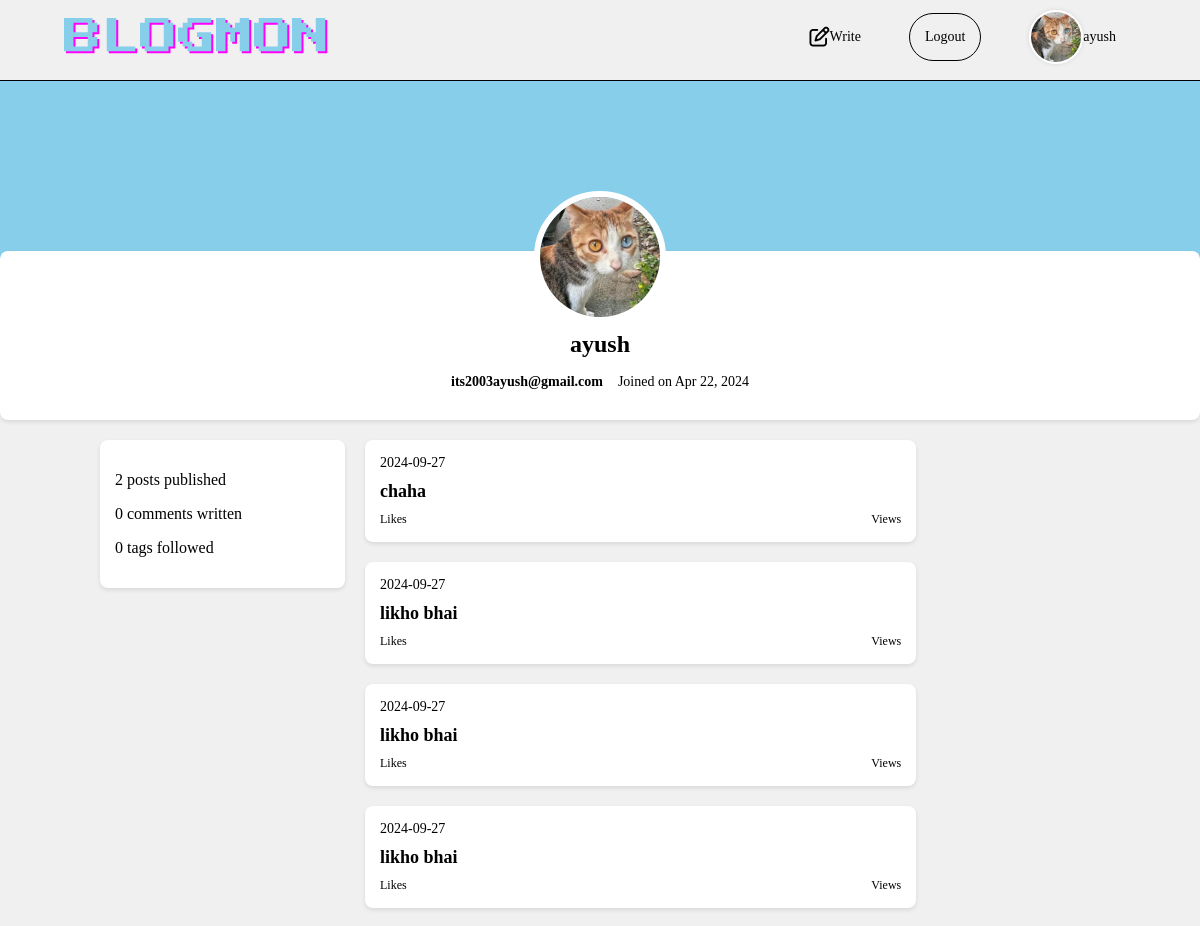
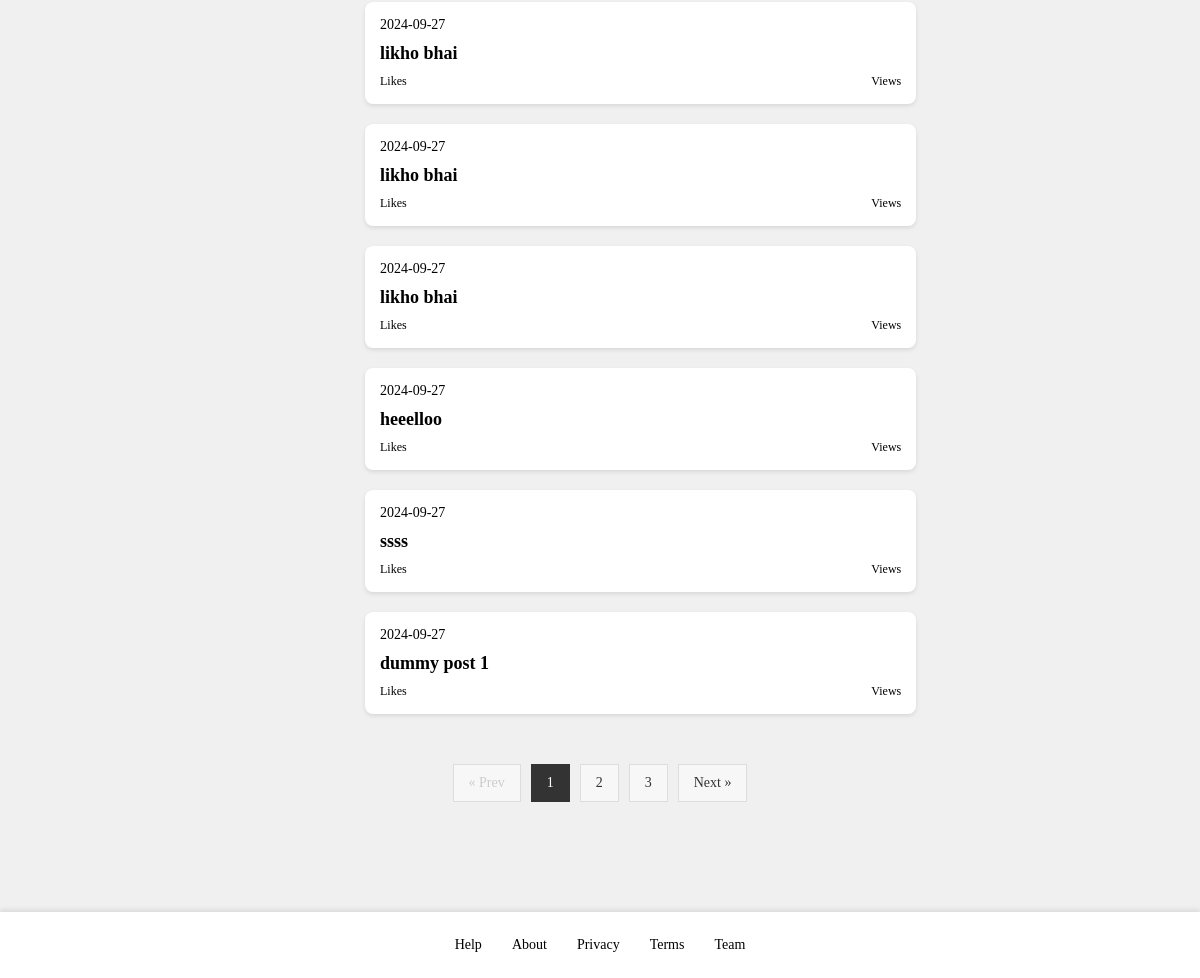
Screenshot of /user/ayush (signed in) with the database file from the repository (2 pictures, top to bottom).
### blogmon/models.py (models this page shows, shortened)
class User(db.Model, UserMixin):
    id = db.Column(db.Integer, primary_key=True)
    username = db.Column(db.String(20), unique=True, nullable=False)
    email = db.Column(db.String(30), unique=True, nullable=False)
    password = db.Column(db.String(60), nullable=False)
    date_joined = db.Column(db.DateTime, default=func.now())
    image_file = db.Column(db.String(20), nullable=False, default='default.jpg')
    posts = db.relationship('Post', backref='author', lazy=True)

class Post(db.Model):
    id = db.Column(db.Integer, primary_key=True)
    title = db.Column(db.String(100), nullable=False)
    date_posted = db.Column(db.DateTime, default=func.now())
    content = db.Column(db.Text, nullable=False)
    user_id = db.Column(db.Integer, db.ForeignKey('user.id'), nullable=False)

### blogmon/users/routes.py (the view)
@users.route("/user/<string:username>")
@login_required
def user_profile(username):
    page = request.args.get('page', 1, type=int)
    user = User.query.filter_by(username=username).first_or_404()
    posts = Post.query.filter_by(author=user)\
        .order_by(Post.date_posted.desc())\
        .paginate(page=page, per_page=10)
    image_file = url_for('static', filename='profile_imgs/' + user.image_file)
    return render_template('user_profile.html', posts=posts, user=user, title=user.username, image_file=image_file)

### blogmon/models.py (called while the page is built)
@login_manager.user_loader
def load_user(user_id):
    return User.query.get(int(user_id))

### blogmon/templates/user_profile.html (shortened to what this page needs)
{% extends "base.html" %}
{% block content %}
<div class="profile-card">
    <div class="profile-content">
        <img src="{{ image_file }}" alt="Profile Picture" class="profile-picture">
        <h1 class="username">{{ user.username }}</h1>
        <div class="join-info">
            <span><strong>{{ user.email }}</strong></span>
            <span>Joined on Apr 22, 2024</span>
        </div>
    </div>
</div>
<div class="main-content-wrapper">
    <div class="main-content">
        <div class="sidebar">
            <div class="card">
                <p>2 posts published</p>
                <p>0 comments written</p>
                <p>0 tags followed</p>
            </div>
        </div>
        <div class="content-wrapper">
            <div class="posts-section">
                {% for post in posts.items %}
                    <div class="post">
                        <a href="{{ url_for('posts.post', post_id=post.id)}}">
                            <div class="post-header">
                                <div class="post-info">
                                    <div>{{ post.date_posted.strftime('%Y-%m-%d') }}</div>
                                </div>
                            </div>
                            <h3 class="post-title">{{ post.title }}</h3>
                            <div class="post-footer">
                                <span class="comments">{{ post.likes }}Likes</span>
                                <span class="comments">{{ post.views }} Views</span>
                            </div>
                        </a>
                    </div>
                {% endfor %}
            </div>
        </div>
    </div>
    <div class="pagination-container">
        {% if posts.has_prev %}
            <a href="{{ url_for('users.user_profile', username=user.username, page=posts.prev_num) }}" class="pagination-link">&laquo; Prev</a>
        {% else %}
            <span class="pagination-link disabled">&laquo; Prev</span>
        {% endif %}
        {% for page_num in posts.iter_pages(left_edge=1, right_edge=1, left_current=2, right_current=2) %}
            {% if page_num %}
                <a href="{{ url_for('users.user_profile', username=user.username, page=page_num) }}" class="pagination-link {% if page_num == posts.page %}active{% endif %}">
                    {{ page_num }}
                </a>
            {% else %}
                <span class="pagination-link disabled">...</span>
            {% endif %}
        {% endfor %}
        {% if posts.has_next %}
            <a href="{{ url_for('users.user_profile', username=user.username, page=posts.next_num) }}" class="pagination-link">Next &raquo;</a>
        {% else %}
            <span class="pagination-link disabled">Next &raquo;</span>
        {% endif %}
    </div>
</div>
{% endblock content %}

### blogmon/templates/base.html (shortened to what this page needs)
<!DOCTYPE html>
<html lang="en">
<head>
    <link rel="stylesheet" href="{{ url_for('static', filename='main.css') }}">
    <link rel="stylesheet" href="https://cdnjs.cloudflare.com/ajax/libs/font-awesome/6.6.0/css/all.min.css">
</head>
<body>
    <div class="container">
        <header>
            <div class="navbar">
                <div class="navbar-title">
                    <a href="{{ url_for('main.feed')}}" class="navbar-link">BLOGMON</a>
                </div>
                <div class="navbar-right">
                    <a href="{{ url_for('posts.create_post')}}" class="navbar-link">
                        <i style="font-size:20px;" class="fa-regular fa-pen-to-square"></i>
                        Write
                    </a>
                    {% if current_user.is_authenticated %}
                        <a id="logout-button-style" href="{{ url_for('users.logout')}}" class="navbar-link">Logout</a>
                        <a href="{{ url_for('users.profile')}}" class="navbar-link">
                            <img src="{{ url_for('static', filename='profile_imgs/' + current_user.image_file) }}" alt="Profile" class="navbar-profile-pic">
                        {{ current_user.username }}</a>
                    {% else %}
                        <a id="logout-button-style" href="{{ url_for('users.login')}}" class="navbar-link">Login</a>
                        <a id="logout-button-style" href="{{ url_for('users.register')}}" class="navbar-link">Register</a>
                    {% endif %}
                </div>
            </div>
        </header>
    </div>
        <main>
            {% block content %}{% endblock content %}
        </main>
    <footer>
        <div class="footerr">
            <a href="#" class="footerr-link">Help</a>
            <a href="#" class="footerr-link">About</a>
            <a href="#" class="footerr-link">Privacy</a>
            <a href="#" class="footerr-link">Terms</a>
            <a href="#" class="footerr-link">Team</a>
        </div>
    </footer>
</body>
</html>

### blogmon/static/main.css (style rules this page uses)
.navbar { display: flex; justify-content: space-between; align-items: center; width: 100%; padding: 10px 0; position: fixed; top: 0; left: 0; z-index: 999; font-family: 'Times New Roman', Times, serif; position: fixed; z-index: 100; width: 100%; }
.navbar-right { display: flex; justify-content: flex-end; margin-right: 60px; align-items: center; }
.navbar-title { justify-content: flex-start; font-family:'Press Start 2P', cursive; text-shadow: 2px 2px #ff00ff; flex: 1; margin-left: 40px; }
.navbar-title a { font-size: 38px; color: #87CEEB; }
.navbar-link { display: flex; align-items: center; color: black; text-decoration: none; margin: 0 24px; font-size: 14px; transition: color 0.3s, text-shadow 0.3s; }
#logout-button-style { border-radius: 1386px; border: solid black 1px; box-shadow: none; color: black; padding: 15px; }
.footerr { font-family: 'Times New Roman', Times, serif; display: flex; justify-content: center; width: 100%; padding: 25px 0; background-color: white; box-shadow: 0 -2px 5px rgba(0, 0, 0, 0.1); }
main { flex-grow: 1; }
.footerr-link { color: black; text-decoration: none; margin: 0 15px; font-size: 14px; transition: color 0.3s, text-shadow 0.3s; }
html, body { height: 100%; margin: 0; }
body { display: flex; flex-direction: column; }
.navbar-profile-pic { width: 50px; height: 50px; border-radius: 50%; object-fit: cover; border: 2px solid white; box-shadow: 0px 0px 5px rgba(0, 0, 0, 0.1); transition: transform 0.3s ease; }

### blogmon/templates/user_profile.html (style rules this page uses)
body { margin: 0; padding: 0; background-color: #f0f0f0; }
.profile-card { background-color: white; border-radius: 8px; box-shadow: 0 2px 4px rgba(0, 0, 0, 0.1); width: 100%; max-width: 1200px; margin: -70px auto 20px; position: relative; overflow: visible; }
.profile-content { padding: 20px; text-align: center; }
.profile-picture { width: 120px; height: 120px; border-radius: 50%; object-fit: cover; position: absolute; top: -60px; left: 50%; transform: translateX(-50%); border: 6px solid white; }
.content-wrapper { width: 75%; display: flex; flex-direction: column; }
.posts-section { width: 100%; }
.username { margin-top: 60px; font-size: 24px; font-weight: bold; }
.join-info { display: flex; justify-content: center; align-items: center; gap: 15px; margin: 10px 0; font-size: 14px; }
.join-info span { color: black; }
.main-content-wrapper { max-width: 1000px; margin: 0 auto; display: flex; flex-direction: column; }
.main-content { display: flex; gap: 20px; }
.sidebar { width: 25%; }
.card { background-color: white; padding: 15px; border-radius: 8px; margin-bottom: 20px; box-shadow: 0 2px 4px rgba(0, 0, 0, 0.1); }
.posts-section { width: 75%; }
.post { background-color: white; padding: 15px; border-radius: 8px; margin-bottom: 20px; box-shadow: 0 2px 4px rgba(0, 0, 0, 0.1); }
.post a { text-decoration: none; color: black; }
.post-header { display: flex; align-items: center; gap: 10px; margin-bottom: 10px; }
.post-info { font-size: 14px; }
.post-title { font-size: 18px; margin: 5px 0; }
.post-footer { display: flex; justify-content: space-between; margin-top: 10px; color: #666; font-size: 12px; }
.reactions, .comments { color: black; }
.pagination-container { display: flex; justify-content: center; align-items: center; margin-top: 30px; margin-bottom: 30px; width: 100%; }
.pagination-link { padding: 10px 15px; margin: 0 5px; background-color: #f7f7f7; border: 1px solid #ddd; color: #333; text-decoration: none; font-size: 14px; transition: background-color 0.3s ease, color 0.3s ease; }
.pagination-link.active { background-color: #333; color: white; border-color: #333; cursor: default; }
.pagination-link.disabled { background-color: #f7f7f7; color: #ccc; border-color: #ddd; pointer-events: none; }

### rows the page displays
User: image_file (picture), username "ayush", email "its2003ayush@gmail.com"
Post: date_posted "2024-09-27", title "chaha"
Post: date_posted "2024-09-27", title "likho bhai"
Post: date_posted "2024-09-27", title "likho bhai"
Post: date_posted "2024-09-27", title "likho bhai"
Post: date_posted "2024-09-27", title "likho bhai"
Post: date_posted "2024-09-27", title "likho bhai"
Post: date_posted "2024-09-27", title "likho bhai"
Post: date_posted "2024-09-27", title "heeelloo"
Post: date_posted "2024-09-27", title "ssss"
Post: date_posted "2024-09-27", title "dummy post 1"

### other values shown
{{ page_num }} "1" "2" "3"
